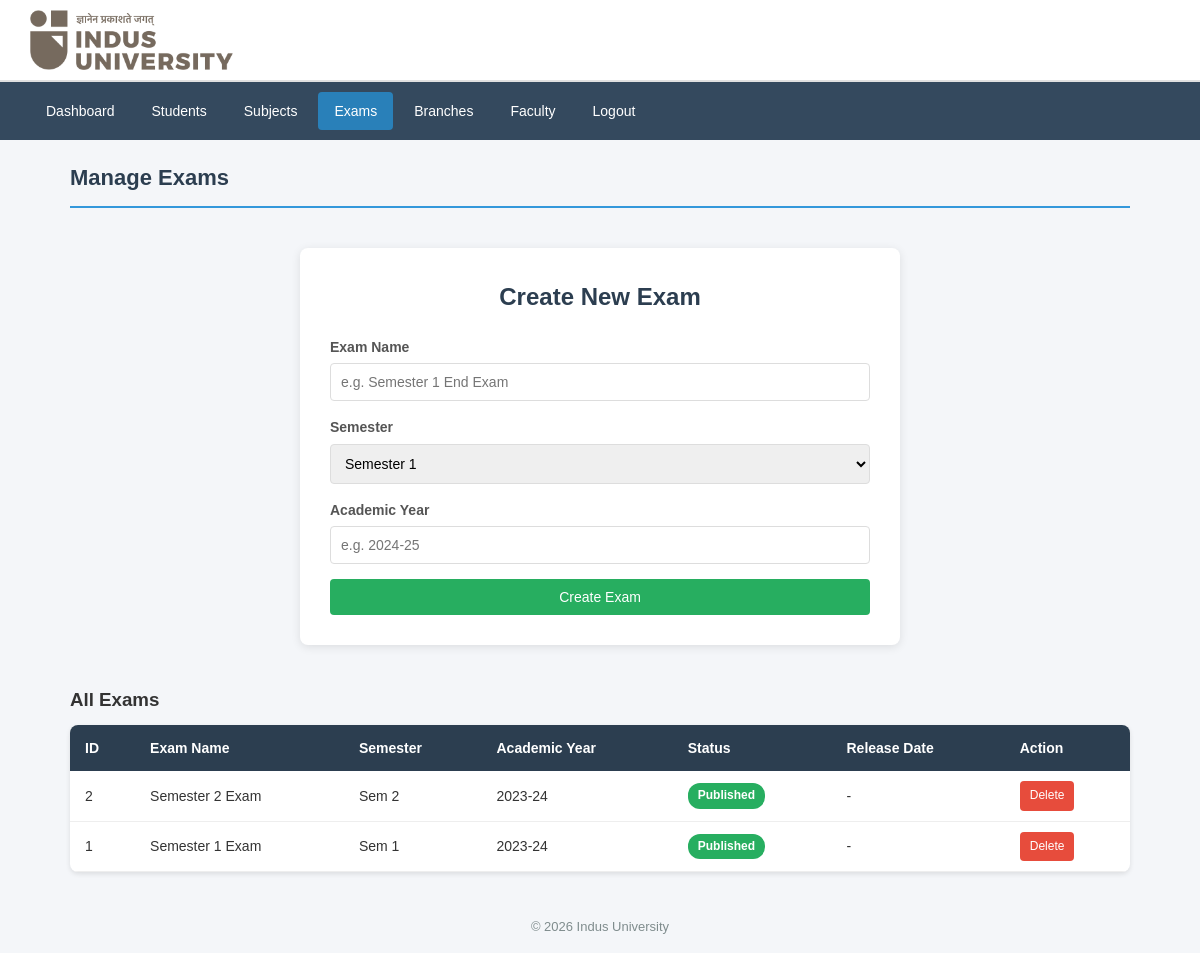
/admin/exams.php (signed in), run on the app's committed database.
### tables this page shows
CREATE TABLE IF NOT EXISTS exams (
    exam_id INT AUTO_INCREMENT PRIMARY KEY,
    exam_name VARCHAR(100) NOT NULL,               
    semester INT NOT NULL,
    academic_year VARCHAR(20) NOT NULL,             
    status ENUM('draft','scheduled','published') DEFAULT 'draft',
    release_date DATE DEFAULT NULL
);

### admin/exams.php (the view, shortened to what this page needs)
<?php
require_once('../db.php');
$exams = mysqli_query($conn, "SELECT * FROM exams ORDER BY exam_id DESC");
?>
<!DOCTYPE html>
<html lang="en">
<head>
    <link rel="stylesheet" href="../css/style.css">
</head>
<body>
    <div class="header">
        <img src="../img/logo.png" alt="Indus University Logo">
    </div>
    <div class="navbar">
        <a href="dashboard.php">Dashboard</a>
        <a href="students.php">Students</a>
        <a href="subjects.php">Subjects</a>
        <a href="exams.php" class="active">Exams</a>
        <a href="branches.php">Branches</a>
        <a href="faculty.php">Faculty</a>
        <a href="logout.php">Logout</a>
    </div>
    <div class="container">
        <h2 class="page-title">Manage Exams</h2>
        <div class="form-box" style="max-width:600px;">
            <h2>Create New Exam</h2>
            <form method="POST">
                <div class="form-group">
                    <label>Exam Name</label>
                    <input type="text" name="exam_name" required placeholder="e.g. Semester 1 End Exam">
                </div>
                <div class="form-group">
                    <label>Semester</label>
                    <select name="semester" required>
                        <?php for ($i = 1; $i <= 8; $i++): ?>
                            <option value="<?php echo $i; ?>">Semester <?php echo $i; ?></option>
                        <?php endfor; ?>
                    </select>
                </div>
                <div class="form-group">
                    <label>Academic Year</label>
                    <input type="text" name="academic_year" required placeholder="e.g. 2024-25">
                </div>
                <button type="submit" name="add_exam" class="btn btn-success btn-block">Create Exam</button>
            </form>
        </div>
        <h3 style="margin:20px 0 10px;">All Exams</h3>
        <table class="data-table">
            <tr>
                <th>ID</th>
                <th>Exam Name</th>
                <th>Semester</th>
                <th>Academic Year</th>
                <th>Status</th>
                <th>Release Date</th>
                <th>Action</th>
            </tr>
            <?php while ($exams && $row = mysqli_fetch_assoc($exams)): ?>
            <tr>
                <td><?php echo $row['exam_id']; ?></td>
                <td><?php echo $row['exam_name']; ?></td>
                <td>Sem <?php echo $row['semester']; ?></td>
                <td><?php echo $row['academic_year']; ?></td>
                <td>
                    <?php
                    if ($row['status'] == 'published') {
                        echo '<span class="badge badge-published">Published</span>';
                    } elseif ($row['status'] == 'scheduled') {
                        echo '<span class="badge badge-scheduled">Scheduled</span>';
                    } else {
                        echo '<span class="badge badge-draft">Draft</span>';
                    }
                    ?>
                </td>
                <td><?php echo $row['release_date'] ? $row['release_date'] : '-'; ?></td>
                <td>
                    <a href="exams.php?delete=<?php echo $row['exam_id']; ?>" class="btn btn-danger" style="padding:5px 10px; font-size:12px;" onclick="return confirm('Delete this exam and all its results?')">Delete</a>
                </td>
            </tr>
            <?php endwhile; ?>
        </table>
    </div>
    <div class="footer">&copy; 2026 Indus University</div>
</body>
</html>

### css/style.css (style rules this page uses)
* { margin: 0; padding: 0; box-sizing: border-box; }
body { font-family: Arial, sans-serif; background-color: #f4f6f9; color: #333; line-height: 1.6; }
.header { background-color: #ffffff; color: #333; padding: 10px 30px; display: flex; align-items: center; border-bottom: 2px solid #e0e0e0; box-shadow: 0 1px 4px rgba(0,0,0,0.08); }
.header img { height: 60px; }
.navbar { background-color: #34495e; padding: 10px 30px; display: flex; gap: 5px; }
.navbar a { color: white; text-decoration: none; padding: 8px 16px; border-radius: 4px; font-size: 14px; }
.navbar a.active { background-color: #2980b9; }
.container { max-width: 1100px; margin: 20px auto; padding: 0 20px; }
.page-title { font-size: 22px; color: #2c3e50; margin-bottom: 20px; padding-bottom: 10px; border-bottom: 2px solid #3498db; }
.form-box { background: white; border-radius: 8px; padding: 30px; max-width: 500px; margin: 40px auto; box-shadow: 0 2px 10px rgba(0,0,0,0.1); }
.form-box h2 { text-align: center; margin-bottom: 20px; color: #2c3e50; }
.form-group { margin-bottom: 15px; }
.form-group label { display: block; margin-bottom: 5px; font-weight: bold; font-size: 14px; color: #555; }
.form-group input, .form-group select, .form-group textarea { width: 100%; padding: 10px; border: 1px solid #ddd; border-radius: 4px; font-size: 14px; }
.btn { display: inline-block; padding: 10px 20px; border: none; border-radius: 4px; font-size: 14px; cursor: pointer; text-decoration: none; color: white; }
.btn-success { background-color: #27ae60; }
.btn-danger { background-color: #e74c3c; }
.btn-block { display: block; width: 100%; text-align: center; }
.data-table { width: 100%; border-collapse: collapse; background: white; border-radius: 8px; overflow: hidden; box-shadow: 0 2px 5px rgba(0,0,0,0.1); margin-bottom: 20px; }
.data-table th { background-color: #2c3e50; color: white; padding: 12px 15px; text-align: left; font-size: 14px; }
.data-table td { padding: 10px 15px; border-bottom: 1px solid #eee; font-size: 14px; }
.badge { display: inline-block; padding: 3px 10px; border-radius: 12px; font-size: 12px; font-weight: bold; }
.badge-published { background-color: #27ae60; color: white; }
.footer { text-align: center; padding: 15px; color: #7f8c8d; font-size: 13px; margin-top: 30px; }

### data on the page
exams: exam_id "2", exam_name "Semester 2 Exam", semester "2", academic_year "2023-24", status "Published"
exams: exam_id "1", exam_name "Semester 1 Exam", semester "1", academic_year "2023-24", status "Published"
